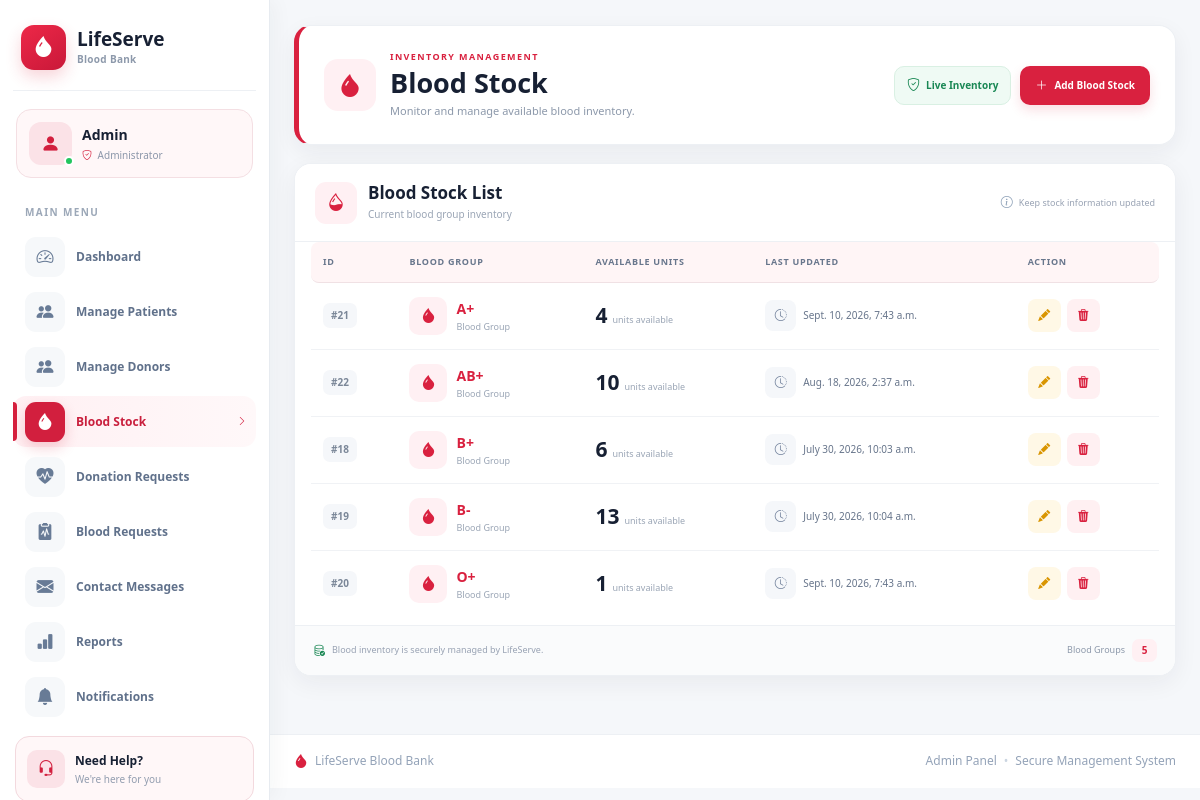
The app's page /adminpanel/blood-stock/ with its own data.
### blood/models.py (models this page shows, shortened)
class BloodStock(models.Model):
    BLOOD_GROUPS = [
        ("A+", "A+"),
        ("A-", "A-"),
        ("B+", "B+"),
        ("B-", "B-"),
        ("AB+", "AB+"),
        ("AB-", "AB-"),
        ("O+", "O+"),
        ("O-", "O-"),
    ]
    blood_group = models.CharField(max_length=5, choices=BLOOD_GROUPS)
    units = models.PositiveIntegerField(default=0)
    updated_at = models.DateTimeField(auto_now=True)

### adminpanel/views.py (the view)
# urls.py: path("blood-stock/", views.blood_stock, name="blood_stock"),
def blood_stock(request):
    stocks = BloodStock.objects.all().order_by("blood_group")
    context = {
        "stocks": stocks
    }
    return render(request, "adminpanel/blood_stock.html", context)

### accounts/context_processors.py (called while the page is built, shortened)
def notification_count(request):
    return {
        "notification_count": 0
    }

def contact_message_count(request):
    unread_count = ContactMessage.objects.filter(is_read=False).count()
    return {
        "contact_message_count": unread_count
    }

### donor/context_processors.py (called while the page is built)
def donor_data(request):
    donor = None
    if request.user.is_authenticated:
        try:
            donor = Donor.objects.get(user=request.user)
        except Donor.DoesNotExist:
            donor = None
    return {
        "donor": donor
    }

### lifeserve/offline_translation.py (called while the page is built)
    def __call__(self, request):
        response = self.get_response(request)
        if request.LANGUAGE_CODE != 'hi' or response.get('Content-Type', '').split(';')[0] != 'text/html':
            return response
        if not response.streaming:
            response.content = translate_html(response.content.decode(response.charset or 'utf-8')).encode(response.charset or 'utf-8')
            response.headers.pop('Content-Length', None)
        return response

### patient/context_processors.py (called while the page is built)
def patient_data(request):
    if request.user.is_authenticated:
        patient = Patient.objects.filter(user=request.user).first()
        return {
            "patient": patient
        }
    return {}

### lifeserve/templates/adminpanel/blood_stock.html (shortened to what this page needs)
{% extends 'adminpanel/base.html' %}
{% load static %}
{% block extra_css %}
<link
    rel="stylesheet"
    href="{% static 'css/blood-stock.css' %}">
{% endblock %}
{% block content %}
<div class="blood-stock-page">
    <section class="blood-stock-header">
        <div class="blood-stock-header-left">
            <div class="blood-stock-header-icon">
                <i class="bi bi-droplet-fill"></i>
            </div>
            <div>
                <span class="blood-stock-eyebrow">
                    INVENTORY MANAGEMENT
                </span>
                <h1>
                    Blood Stock
                </h1>
                <p>
                    Monitor and manage available blood inventory.
                </p>
            </div>
        </div>
        <div class="blood-stock-header-right">
            <div class="stock-secure-badge">
                <i class="bi bi-shield-check"></i>
                <span>
                    Live Inventory
                </span>
            </div>
            <a
                href="{% url 'add_blood_stock' %}"
                class="add-stock-btn">
                <i class="bi bi-plus-lg"></i>
                <span>
                    Add Blood Stock
                </span>
            </a>
        </div>
    </section>
    <section class="blood-stock-card">
        <div class="blood-stock-card-header">
            <div class="blood-stock-title">
                <div class="blood-stock-title-icon">
                    <i class="bi bi-droplet-half"></i>
                </div>
                <div>
                    <h2>
                        Blood Stock List
                    </h2>
                    <p>
                        Current blood group inventory
                    </p>
                </div>
            </div>
            <div class="stock-info">
                <i class="bi bi-info-circle"></i>
                <span>
                    Keep stock information updated
                </span>
            </div>
        </div>
        <div class="blood-stock-table-wrapper">
            <table class="blood-stock-table">
                <thead>
                    <tr>
                        <th>
                            ID
                        </th>
                        <th>
                            BLOOD GROUP
                        </th>
                        <th>
                            AVAILABLE UNITS
                        </th>
                        <th>
                            LAST UPDATED
                        </th>
                        <th>
                            ACTION
                        </th>
                    </tr>
                </thead>
                <tbody>
                {% for stock in stocks %}
                <tr>
                    <td>
                        <span class="stock-id">
                            #{{ stock.id }}
                        </span>
                    </td>
                    <td>
                        <div class="blood-group-box">
                            <div class="blood-group-icon">
                                <i class="bi bi-droplet-fill"></i>
                            </div>
                            <div class="blood-group-text">
                                <strong>
                                    {{ stock.blood_group }}
                                </strong>
                                <span>
                                    Blood Group
                                </span>
                            </div>
                        </div>
                    </td>
                    <td>
                        <div class="units-box">
                            <strong>
                                {{ stock.units }}
                            </strong>
                            <span>
                                units available
                            </span>
                        </div>
                    </td>
                    <td>
                        <div class="updated-box">
                            <div class="updated-icon">
                                <i class="bi bi-clock-history"></i>
                            </div>
                            <span>
                                {{ stock.updated_at }}
                            </span>
                        </div>
                    </td>
                    <td>
                        <div class="stock-actions">
                            <a
                                href="{% url 'edit_blood_stock' stock.id %}"
                                class="stock-action stock-edit"
                                title="Edit Blood Stock">
                                <i class="bi bi-pencil-fill"></i>
                            </a>
                            <form
                                method="post"
                                action="{% url 'delete_blood_stock' stock.id %}"
                                class="delete-stock-form">
                                <button
                                    type="submit"
                                    class="stock-action stock-delete"
                                    title="Delete Blood Stock"
                                    onclick="return confirm('Are you sure you want to delete this blood stock?');">
                                    <i class="bi bi-trash3-fill"></i>
                                </button>
                            </form>
                        </div>
                    </td>
                </tr>
                {% endfor %}
                </tbody>
            </table>
        </div>
        <div class="blood-stock-card-footer">
            <div class="stock-footer-info">
                <i class="bi bi-database-check"></i>
                <span>
                    Blood inventory is securely managed by LifeServe.
                </span>
            </div>
            <div class="stock-record-total">
                <span>
                    Blood Groups
                </span>
                <strong>
                    {{ stocks|length }}
                </strong>
            </div>
        </div>
    </section>
</div>
{% endblock %}

### lifeserve/static/css/admin.css (style rules this page uses)
* { box-sizing: border-box; }
html, body { margin: 0; padding: 0; width: 100%; min-height: 100%; font-family: "Segoe UI", Arial, sans-serif; background: #f5f7fa; }
body { overflow-x: hidden; }
.admin-content > * { max-width: 100%; }

### records on screen
BloodStock: id "21", blood_group "A+", units "4", updated_at "Sept. 10, 2026, 7:43 a.m."
BloodStock: id "22", blood_group "AB+", units "10", updated_at "Aug. 18, 2026, 2:37 a.m."
BloodStock: id "18", blood_group "B+", units "6", updated_at "July 30, 2026, 10:03 a.m."
BloodStock: id "19", blood_group "B-", units "13", updated_at "July 30, 2026, 10:04 a.m."
BloodStock: id "20", blood_group "O+", units "1", updated_at "Sept. 10, 2026, 7:43 a.m."

### other values on screen
{{ stocks|length }} "5"
